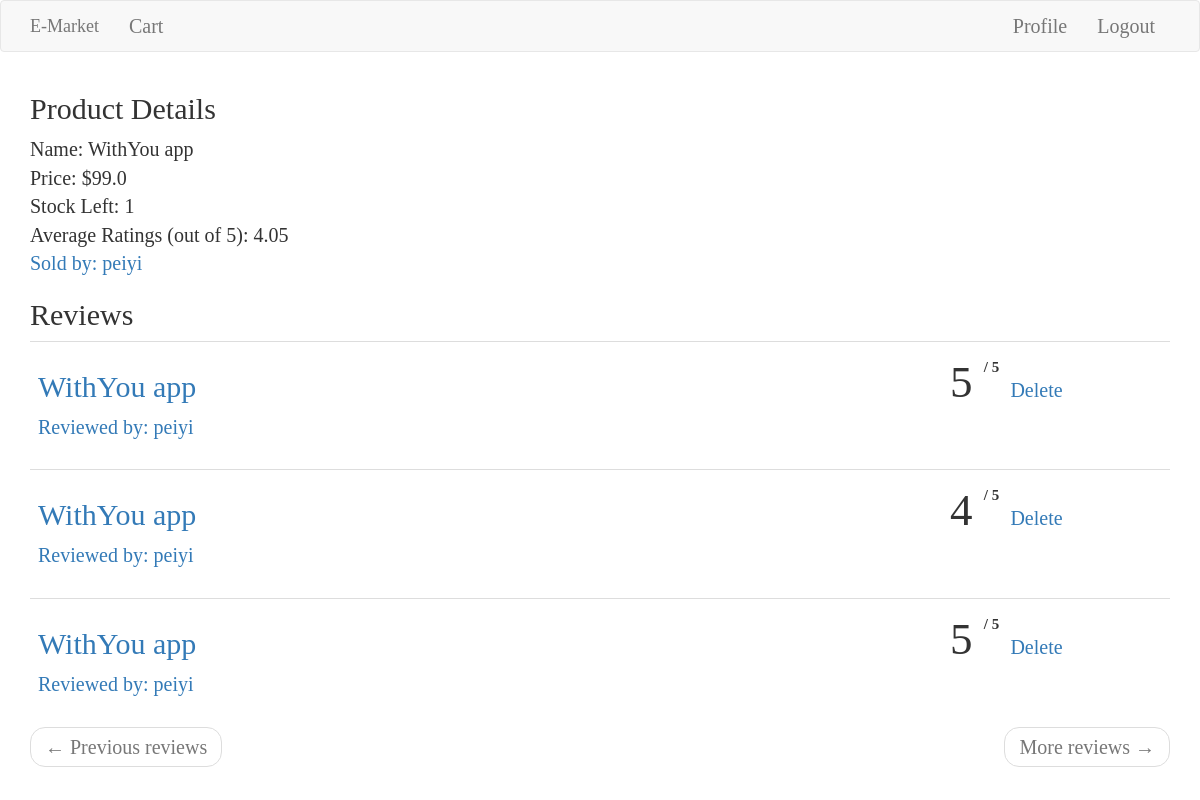
The page /product/2 (signed in) on the database as committed earlier.
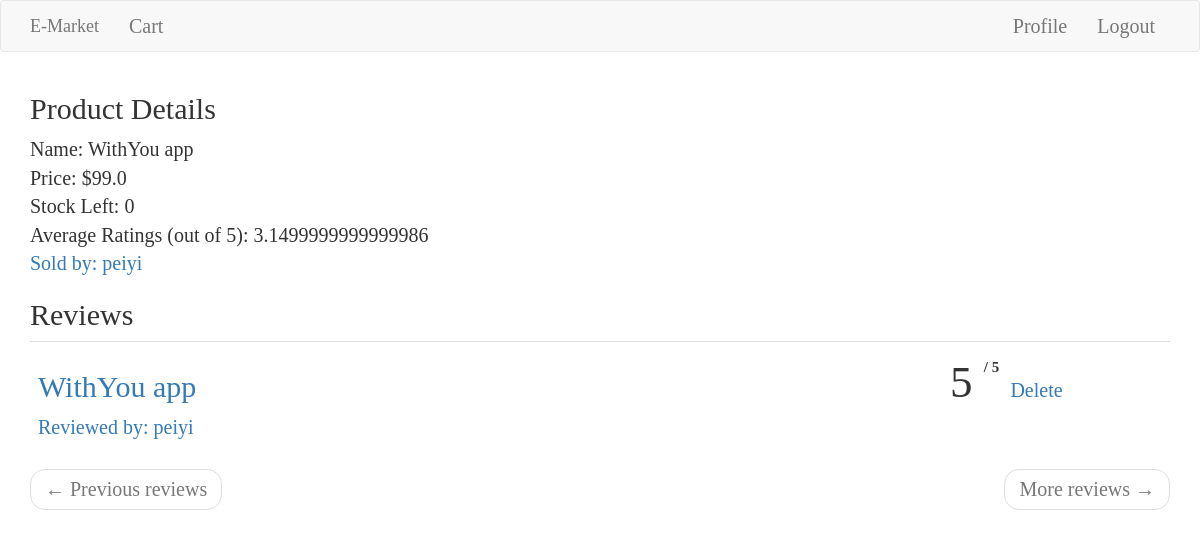
The same page on the database as committed later.
### app/models.py (models this page shows, shortened)
class Product(db.Model):
    id = db.Column(db.Integer, primary_key=True)
    name = db.Column(db.String(120), index=True)
    price = db.Column(db.Float, index=True)
    stock = db.Column(db.Integer, index=True)
    avg_ratings = db.Column(db.Float, index=True)
    seller_id = db.Column(db.Integer, db.ForeignKey('user.id'))
    review = db.relationship('Review', backref='product', lazy='dynamic')
    buyers = db.relationship(
        'User',
        secondary=in_carts,
        backref="boughts",
        lazy="dynamic")

class User(UserMixin, db.Model):
    id = db.Column(db.Integer, primary_key=True)
    username = db.Column(db.String(64), unique=True, index=True)
    email = db.Column(db.String(120), unique=True, index=True)
    password_hash = db.Column(db.String(128))
    products = db.relationship('Product', backref='seller', lazy='dynamic')
    reviews = db.relationship('Review', backref='reviewer', lazy='dynamic')
    in_cart = db.relationship(
        'Product',
        secondary=in_carts,
        backref="buyinguser",
        lazy='dynamic')

class Review(db.Model):
    id = db.Column(db.Integer, primary_key=True)
    ratings = db.Column(db.String(120), index=True)
    comments = db.Column(db.String(140))
    user_id = db.Column(db.Integer, db.ForeignKey('user.id'))
    product_id = db.Column(db.Integer, db.ForeignKey('product.id'))

### app/routes.py (the view)
@app.route('/product/<id>')
@login_required
def product(id):
    page = request.args.get('page',1,type=int)
    product = Product.query.filter_by(id=id).first()
    reviews = Review.query.filter_by(product_id=id)
    page_reviews = reviews.paginate(page, app.config['PER_PAGE'], False)
    next_url = url_for('product', id=id, page=page_reviews.next_num) if page_reviews.has_next else None
    prev_url = url_for('product', id=id, page=page_reviews.prev_num) if page_reviews.has_prev else None
    return render_template('product.html', product=product, reviews=page_reviews.items,
                           next_url=next_url, prev_url=prev_url)

### app/models.py (called while the page is built)
@login.user_loader
def load_user(id):
    return User.query.get(int(id))

### app/templates/product.html (shortened to what this page needs)
{% extends "base.html" %}
{% block app_content %}
  <h1 class="headers">Product Details</h1>
  <p>
    Name: {{product.name}} <br>
    Price: ${{product.price}} <br>
    Stock Left: {{product.stock}} <br>
    Average Ratings (out of 5): {{product.avg_ratings}} <br>
    <a href="{{url_for('user', username=product.seller.username)}}">
      Sold by: {{product.seller.username}} <br>
    </a>
  </p>
  <div>
  <h2 class="headers">Reviews</h2>
    {% for review in reviews %}
      {% include '_review.html' %}
    {% endfor %}
  </div>
  <nav aria-label="...">
        <ul class="pager">
            <li class="previous{% if not prev_url %} disabled{% endif %}">
                <a href="{{ prev_url or '#' }}">
                    <span aria-hidden="true">&larr;</span> Previous reviews
                </a>
            </li>
            <li class="next{% if not next_url %} disabled{% endif %}">
                <a href="{{ next_url or '#' }}">
                    More reviews <span aria-hidden="true">&rarr;</span>
                </a>
            </li>
        </ul>
    </nav>
{% endblock %}

### app/templates/base.html (shortened to what this page needs)
{% extends 'bootstrap/base.html' %}
{% block navbar %}
    <nav class="navbar navbar-default">
        <div class="container">
            <div class="navbar-header">
                <a class="navbar-brand" href="{{ url_for('index') }}">E-Market</a>
            </div>
            <div class="collapse navbar-collapse" id="bs-example-navbar-collapse-1">
                <ul class="nav navbar-nav">
                    <li><a href="{{ url_for('cart') }}">Cart</a></li>
                </ul>
                <ul class="nav navbar-nav navbar-right">
                    {% if current_user.is_anonymous %}
                    <li><a href="{{ url_for('login') }}">Login</a></li>
                    {% else %}
                    <li><a href="{{ url_for('user', username=current_user.username) }}">Profile</a></li>
                    <li><a href="{{ url_for('logout') }}">Logout</a></li>
                    {% endif %}
                </ul>
            </div>
        </div>
    </nav>
{% endblock %}
{% block content %}
    <div class="container">
        {% block app_content %}{% endblock %}
    </div>
{% endblock %}

### app/templates/_review.html (shortened to what this page needs)
<table class="table table-hover">
        <tr>
            <td width="80%" style="font-family: Segoe UI Light;">
                <h3>
                <a href="{{url_for('product', id=review.product.id)}}" class="headers">
                {{review.product.name}} <br>
                </a></h3>
                <a href="{{ url_for('user', username=review.reviewer.username) }}">
                Reviewed by: {{review.reviewer.username}}
                </a><br>
            </td>
            <td style="font-size: 45px; font-family: Neuton">
                {{review.ratings}}
                <label style="font-size: 15px; vertical-align: text-top; ">/   5</label>
                {% if review.reviewer.id == current_user.id %}
                  <a href="{{url_for('deletereview', review_id=review.id, prev=request.url)}}">Delete</a>
                {% endif %}
            </td>
        </tr>
    </table>

### app/templates/base.html (style rules this page uses)
* { font-size: 20px; font-family: Segoe UI Light; }
.headers { font-family: Segoe UI Semibold; font-size: 30px; }

Rows that differ between the two databases and show on the page:
removed Review: product.name "WithYou app", reviewer.username "peiyi", ratings "5"
removed Review: product.name "WithYou app", reviewer.username "peiyi", ratings "4"
changed Product "WithYou app": stock "1" → "0"; avg_ratings "4.05" → "3.1499999999999986"
